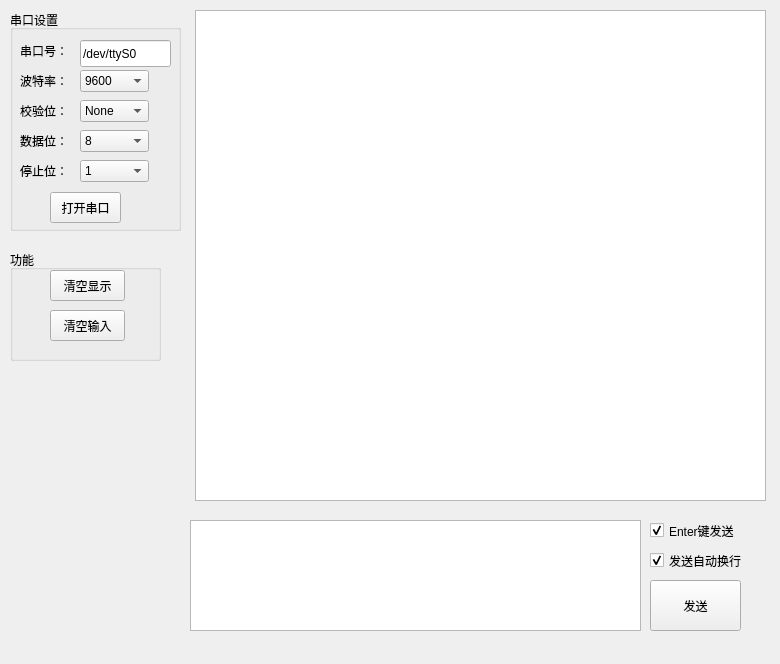
<?xml version="1.0" encoding="UTF-8"?>
<ui version="4.0">
 <class>MainWindow</class>
 <widget class="QMainWindow" name="MainWindow">
  <property name="geometry">
   <rect>
    <x>0</x>
    <y>0</y>
    <width>780</width>
    <height>664</height>
   </rect>
  </property>
  <property name="minimumSize">
   <size>
    <width>780</width>
    <height>664</height>
   </size>
  </property>
  <property name="maximumSize">
   <size>
    <width>780</width>
    <height>664</height>
   </size>
  </property>
  <property name="windowTitle">
   <string>串口通信 ©2015 wdLin @ USTC</string>
  </property>
  <property name="windowIcon">
   <iconset resource="icon.qrc">
    <normaloff>:/new/icon.ico</normaloff>:/new/icon.ico</iconset>
  </property>
  <widget class="QWidget" name="centralWidget">
   <widget class="QGroupBox" name="serialPortSettingGroupBox">
    <property name="geometry">
     <rect>
      <x>10</x>
      <y>10</y>
      <width>171</width>
      <height>221</height>
     </rect>
    </property>
    <property name="title">
     <string>串口设置</string>
    </property>
    <widget class="QLabel" name="staticSerialPortNumberLabel">
     <property name="geometry">
      <rect>
       <x>10</x>
       <y>30</y>
       <width>54</width>
       <height>21</height>
      </rect>
     </property>
     <property name="text">
      <string>串口号：</string>
     </property>
    </widget>
    <widget class="QLabel" name="staticBaudRateLabel">
     <property name="geometry">
      <rect>
       <x>10</x>
       <y>60</y>
       <width>54</width>
       <height>21</height>
      </rect>
     </property>
     <property name="text">
      <string>波特率：</string>
     </property>
    </widget>
    <widget class="QLabel" name="staticParityLabel">
     <property name="geometry">
      <rect>
       <x>10</x>
       <y>90</y>
       <width>54</width>
       <height>21</height>
      </rect>
     </property>
     <property name="text">
      <string>校验位：</string>
     </property>
    </widget>
    <widget class="QLabel" name="staticDataBitsLabel">
     <property name="geometry">
      <rect>
       <x>10</x>
       <y>120</y>
       <width>54</width>
       <height>21</height>
      </rect>
     </property>
     <property name="text">
      <string>数据位：</string>
     </property>
    </widget>
    <widget class="QLabel" name="staticStopBitsLabel">
     <property name="geometry">
      <rect>
       <x>10</x>
       <y>150</y>
       <width>54</width>
       <height>21</height>
      </rect>
     </property>
     <property name="text">
      <string>停止位：</string>
     </property>
    </widget>
    <widget class="QPushButton" name="onOffSerialPortButton">
     <property name="geometry">
      <rect>
       <x>40</x>
       <y>182</y>
       <width>71</width>
       <height>31</height>
      </rect>
     </property>
     <property name="font">
      <font>
       <family>新宋体</family>
      </font>
     </property>
     <property name="text">
      <string>打开串口</string>
     </property>
    </widget>
    <widget class="QComboBox" name="baudRateComboBox">
     <property name="geometry">
      <rect>
       <x>70</x>
       <y>60</y>
       <width>69</width>
       <height>22</height>
      </rect>
     </property>
     <property name="currentIndex">
      <number>3</number>
     </property>
     <item>
      <property name="text">
       <string>1200</string>
      </property>
     </item>
     <item>
      <property name="text">
       <string>2400</string>
      </property>
     </item>
     <item>
      <property name="text">
       <string>4800</string>
      </property>
     </item>
     <item>
      <property name="text">
       <string>9600</string>
      </property>
     </item>
     <item>
      <property name="text">
       <string>19200</string>
      </property>
     </item>
     <item>
      <property name="text">
       <string>38400</string>
      </property>
     </item>
     <item>
      <property name="text">
       <string>57600</string>
      </property>
     </item>
     <item>
      <property name="text">
       <string>115200</string>
      </property>
     </item>
    </widget>
    <widget class="QComboBox" name="parityComboBox">
     <property name="geometry">
      <rect>
       <x>70</x>
       <y>90</y>
       <width>69</width>
       <height>22</height>
      </rect>
     </property>
     <item>
      <property name="text">
       <string>None</string>
      </property>
     </item>
     <item>
      <property name="text">
       <string>Even</string>
      </property>
     </item>
     <item>
      <property name="text">
       <string>Odd</string>
      </property>
     </item>
     <item>
      <property name="text">
       <string>Space</string>
      </property>
     </item>
     <item>
      <property name="text">
       <string>Mark</string>
      </property>
     </item>
    </widget>
    <widget class="QComboBox" name="dataBitsComboBox">
     <property name="geometry">
      <rect>
       <x>70</x>
       <y>120</y>
       <width>69</width>
       <height>22</height>
      </rect>
     </property>
     <property name="currentIndex">
      <number>3</number>
     </property>
     <item>
      <property name="text">
       <string>5</string>
      </property>
     </item>
     <item>
      <property name="text">
       <string>6</string>
      </property>
     </item>
     <item>
      <property name="text">
       <string>7</string>
      </property>
     </item>
     <item>
      <property name="text">
       <string>8</string>
      </property>
     </item>
    </widget>
    <widget class="QComboBox" name="stopBitsComboBox">
     <property name="geometry">
      <rect>
       <x>70</x>
       <y>150</y>
       <width>69</width>
       <height>22</height>
      </rect>
     </property>
     <item>
      <property name="text">
       <string>1</string>
      </property>
     </item>
     <item>
      <property name="text">
       <string>1.5</string>
      </property>
     </item>
     <item>
      <property name="text">
       <string>2</string>
      </property>
     </item>
    </widget>
    <widget class="QLineEdit" name="serialPortLineEdit">
     <property name="geometry">
      <rect>
       <x>70</x>
       <y>30</y>
       <width>91</width>
       <height>27</height>
      </rect>
     </property>
     <property name="text">
      <string>/dev/ttyS0</string>
     </property>
    </widget>
   </widget>
   <widget class="QTextBrowser" name="textBrowser">
    <property name="geometry">
     <rect>
      <x>195</x>
      <y>10</y>
      <width>571</width>
      <height>491</height>
     </rect>
    </property>
    <property name="font">
     <font>
      <family>新宋体</family>
      <pointsize>14</pointsize>
     </font>
    </property>
    <property name="contextMenuPolicy">
     <enum>Qt::NoContextMenu</enum>
    </property>
    <property name="html">
     <string>&lt;!DOCTYPE HTML PUBLIC &quot;-//W3C//DTD HTML 4.0//EN&quot; &quot;http://www.w3.org/TR/REC-html40/strict.dtd&quot;&gt;
&lt;html&gt;&lt;head&gt;&lt;meta name=&quot;qrichtext&quot; content=&quot;1&quot; /&gt;&lt;style type=&quot;text/css&quot;&gt;
p, li { white-space: pre-wrap; }
&lt;/style&gt;&lt;/head&gt;&lt;body style=&quot; font-family:'新宋体'; font-size:14pt; font-weight:400; font-style:normal;&quot;&gt;
&lt;p style=&quot;-qt-paragraph-type:empty; margin-top:0px; margin-bottom:0px; margin-left:0px; margin-right:0px; -qt-block-indent:0; text-indent:0px;&quot;&gt;&lt;br /&gt;&lt;/p&gt;&lt;/body&gt;&lt;/html&gt;</string>
    </property>
    <property name="acceptRichText">
     <bool>false</bool>
    </property>
    <property name="textInteractionFlags">
     <set>Qt::LinksAccessibleByMouse|Qt::TextSelectableByMouse</set>
    </property>
    <property name="openLinks">
     <bool>false</bool>
    </property>
   </widget>
   <widget class="InputPlainTextEdit" name="inputPlainTextEdit">
    <property name="geometry">
     <rect>
      <x>190</x>
      <y>520</y>
      <width>451</width>
      <height>111</height>
     </rect>
    </property>
    <property name="font">
     <font>
      <family>新宋体</family>
      <pointsize>14</pointsize>
     </font>
    </property>
   </widget>
   <widget class="QPushButton" name="sendMessageButton">
    <property name="geometry">
     <rect>
      <x>650</x>
      <y>580</y>
      <width>91</width>
      <height>51</height>
     </rect>
    </property>
    <property name="text">
     <string>发送</string>
    </property>
   </widget>
   <widget class="QGroupBox" name="groupBox">
    <property name="geometry">
     <rect>
      <x>10</x>
      <y>250</y>
      <width>151</width>
      <height>111</height>
     </rect>
    </property>
    <property name="title">
     <string>功能</string>
    </property>
    <widget class="QPushButton" name="clearShowButton">
     <property name="geometry">
      <rect>
       <x>40</x>
       <y>20</y>
       <width>75</width>
       <height>31</height>
      </rect>
     </property>
     <property name="text">
      <string>清空显示</string>
     </property>
    </widget>
    <widget class="QPushButton" name="clearInputButton">
     <property name="geometry">
      <rect>
       <x>40</x>
       <y>60</y>
       <width>75</width>
       <height>31</height>
      </rect>
     </property>
     <property name="text">
      <string>清空输入</string>
     </property>
    </widget>
   </widget>
   <widget class="QCheckBox" name="enterSendCheckBox">
    <property name="geometry">
     <rect>
      <x>650</x>
      <y>520</y>
      <width>111</width>
      <height>21</height>
     </rect>
    </property>
    <property name="text">
     <string>Enter键发送</string>
    </property>
    <property name="checked">
     <bool>true</bool>
    </property>
   </widget>
   <widget class="QCheckBox" name="autoEnterCheckBox">
    <property name="geometry">
     <rect>
      <x>650</x>
      <y>550</y>
      <width>121</width>
      <height>21</height>
     </rect>
    </property>
    <property name="text">
     <string>发送自动换行</string>
    </property>
    <property name="checked">
     <bool>true</bool>
    </property>
   </widget>
  </widget>
  <widget class="QMenuBar" name="menuBar">
   <property name="geometry">
    <rect>
     <x>0</x>
     <y>0</y>
     <width>780</width>
     <height>28</height>
    </rect>
   </property>
  </widget>
 </widget>
 <layoutdefault spacing="6" margin="11"/>
 <customwidgets>
  <customwidget>
   <class>InputPlainTextEdit</class>
   <extends>QPlainTextEdit</extends>
   <header location="global">InputPlainTextEdit.h</header>
  </customwidget>
 </customwidgets>
 <resources>
  <include location="icon.qrc"/>
 </resources>
 <connections/>
</ui>
